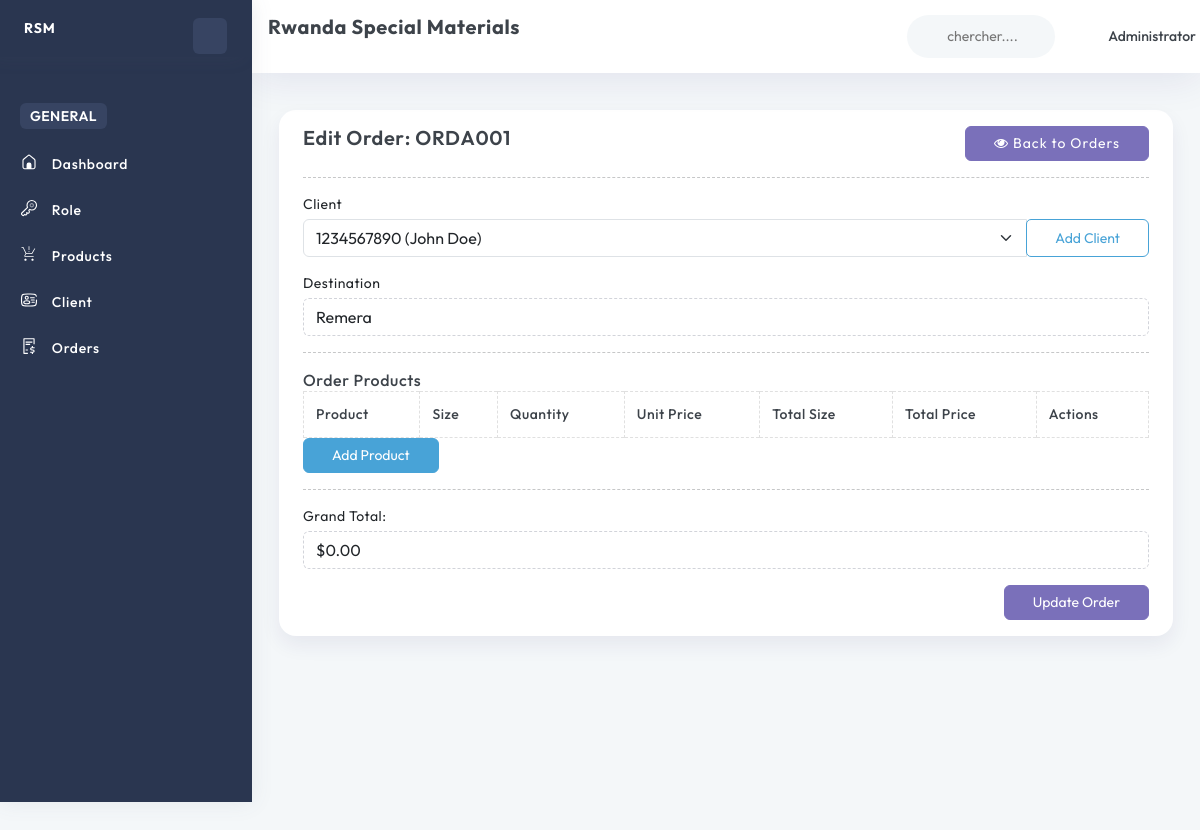
The page /order/edit/ORDA001/ (signed in) on the database as committed earlier.
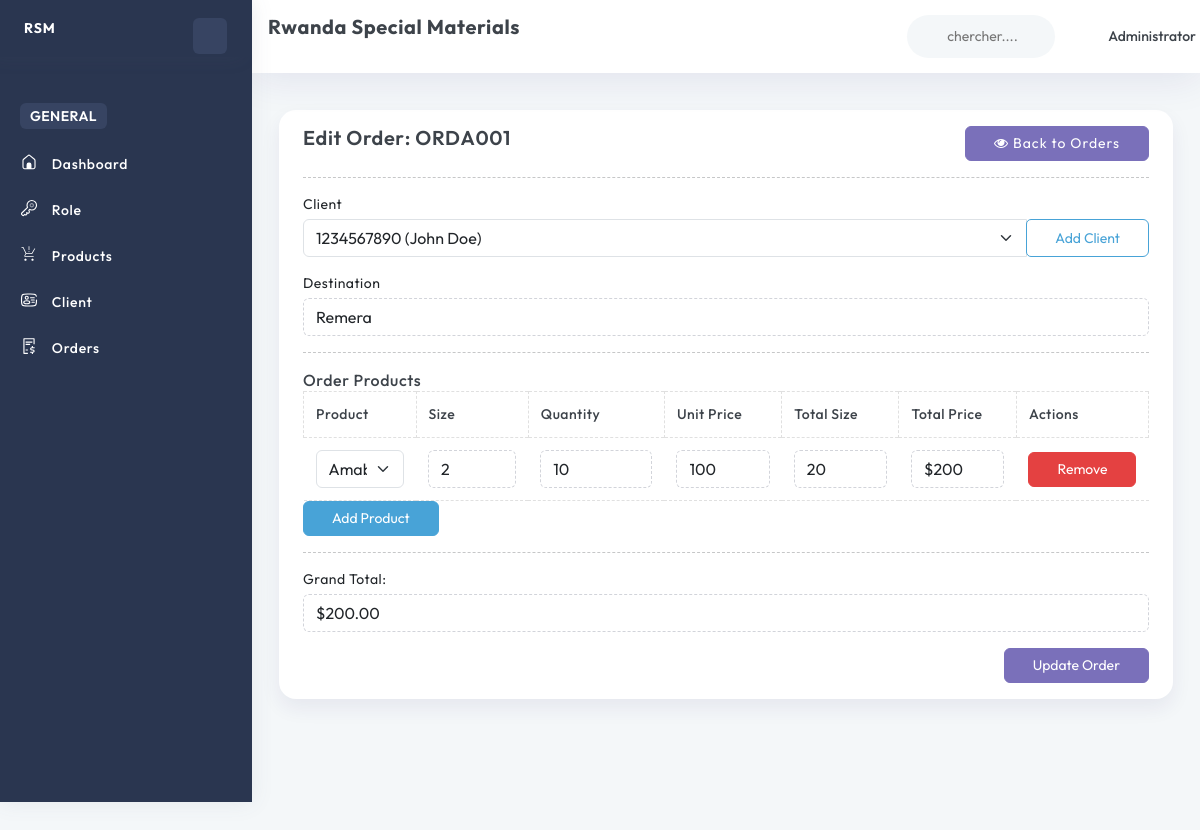
The same page on the database as committed later.
### base/models.py (models this page shows, shortened)
class Order(models.Model):
    client = models.ForeignKey(Client, on_delete=models.SET_NULL, null=True, blank=True, related_name='orders')
    orderId = models.CharField(max_length=10, unique=True, editable=False)
    destination = models.CharField(max_length=255, null=True, blank=True)
    addedBy = models.ForeignKey(User, on_delete=models.SET_NULL, null=True, blank=True, related_name='orders_added')
    updatedBy = models.ForeignKey(User, on_delete=models.SET_NULL, null=True, blank=True, related_name='orders_updated')
    created_at = models.DateTimeField(default=timezone.now, editable=False)
    updated_at = models.DateTimeField(auto_now=True)
    grand_total = models.DecimalField(max_digits=10, decimal_places=2, default=0.00)

class Client(models.Model):
    name = models.CharField(max_length=255)
    phone_number = models.CharField(max_length=15, unique=True)
    destination = models.CharField(max_length=255)
    created_at = models.DateTimeField(default=timezone.now, editable=False)
    updated_at = models.DateTimeField(auto_now=True)

class OrderProduct(models.Model):
    order = models.ForeignKey(Order, on_delete=models.CASCADE, related_name='order_products')
    product = models.ForeignKey(Product, on_delete=models.CASCADE)
    size = models.PositiveIntegerField()
    quantity = models.PositiveIntegerField()
    total_size = models.PositiveIntegerField(editable=False)
    unit_price = models.PositiveIntegerField()
    total_price = models.PositiveIntegerField(editable=False)

class Product(models.Model):
    name = models.CharField(max_length=255, unique=True)
    slug = models.SlugField(max_length=255, unique=True, blank=True)
    created_at = models.DateTimeField(default=timezone.now, editable=False)
    updated_at = models.DateTimeField(auto_now=True)

### base/views.py (the view)
# urls.py: path('order/edit/<str:orderId>/', editOrder, name="editOrder"),
@login_required
@permission_required('base.change_order', raise_exception=True)
@transaction.atomic
def editOrder(request, orderId):
    order = get_object_or_404(Order, orderId=orderId)
    order_products = order.order_products.all()
    if request.method == 'POST':
        order_form = OrderForm(request.POST, instance=order)
        order_product_forms = [OrderProductForm(request.POST, instance=op, prefix=str(x)) for x, op in enumerate(order_products)]
        if order_form.is_valid() and all([form.is_valid() for form in order_product_forms]):
            order = order_form.save(commit=False)
            order.updatedBy = request.user
            order.save()
            for form in order_product_forms:
                order_product = form.save(commit=False)
                order_product.order = order
                order_product.save()
            messages.success(
                request,
                _("The order '%(order)s' has been updated successfully.") % {'order': order.orderId}
            )
            return redirect(reverse('base:getOrders'))
        else:
            messages.error(request, _("Please correct the errors below and try again."))
    else:
        order_form = OrderForm(instance=order)
        order_product_forms = [OrderProductForm(instance=op, prefix=str(x)) for x, op in enumerate(order_products)]
    context = {
        'order_form': order_form,
        'order_product_forms': order_product_forms,
        'order': order,
        'title': _('Edit Order: %(order)s') % {'order': order.orderId},
    }
    return render(request, 'pages/orders/edit.html', context)

### base/forms.py
class OrderForm(forms.ModelForm):
    class Meta:
        model = Order
        fields = ['client', 'destination']
        widgets = {
            'client': forms.Select(attrs={
                'class': 'form-control',
                'id': 'client-select',
                'required': 'required',
            }),
            'destination': forms.TextInput(attrs={
                'class': 'form-control',
                'placeholder': 'Enter destination',
            }),
        }
        labels = {
            'client': _('Client'),
            'destination': _('Destination'),
        }
        error_messages = {
            'client': {
                'required': _('Please select a client.'),
            },
            'destination': {
                'max_length': _('Destination cannot exceed 255 characters.'),
            },
        }

### templates/pages/orders/edit.html (shortened to what the changed rows need)
{% extends 'layouts/app.html' %}
{% load static %}
{% block content %}
<div class="container-fluid">
    <div class="row">
        <div class="col-12">
            <div class="card">
                <div class="card-body">
                    <div class="list-order-header">
                        <div class="d-flex justify-content-between">
                            <h4>Edit Order: {{ order.orderId }}</h4>
                            <a class="btn btn-primary" href="{% url 'base:getOrders' %}"><i class="fa fa-eye"></i> Back to Orders</a>
                        </div>
                    </div>
                    <form method="post" id="order-form">
                        <div class="mb-3">
                            <div class="input-group">
                                <select id="client-select" name="client" class="form-select" required>
                                    {% for client in order_form.fields.client.queryset %}
                                        <option value="{{ client.id }}" {% if client.id == order.client.id %}selected{% endif %}>{{ client.phone_number }} ({{ client.name }})</option>
                                    {% endfor %}
                                </select>
                                <button type="button" class="btn btn-outline-secondary" data-bs-toggle="modal" data-bs-target="#addClientModal">Add Client</button>
                            </div>
                        </div>
                        <div class="mb-3">
                            <label class="form-label">{{ order_form.destination.label }}</label>
                            {{ order_form.destination }}
                        </div>
                        <table class="table table-bordered" id="order-products-table">
                            <thead>
                                <tr>
                                    <th>Product</th>
                                    <th>Size</th>
                                    <th>Quantity</th>
                                    <th>Unit Price</th>
                                    <th>Total Size</th>
                                    <th>Total Price</th>
                                    <th>Actions</th>
                                </tr>
                            </thead>
                            <tbody>
                                {% for form in order_product_forms %}
                                <tr class="order-product-form" data-form-prefix="{{ forloop.counter0 }}">
                                    <td>
                                        <select name="{{ forloop.counter0 }}-product" class="form-select product-select" required>
                                            {% for product in form.fields.product.queryset %}
                                                <option value="{{ product.id }}" {% if form.instance.product.id == product.id %}selected{% endif %}>{{ product.name }}</option>
                                            {% endfor %}
                                        </select>
                                    </td>
                                    <td>
                                        <input type="number" name="{{ forloop.counter0 }}-size" class="form-control size-input" min="0" step="0.1" value="{{ form.instance.size }}" required>
                                    </td>
                                    <td>
                                        <input type="number" name="{{ forloop.counter0 }}-quantity" class="form-control quantity-input" min="1" value="{{ form.instance.quantity }}" required>
                                    </td>
                                    <td>
                                        <input type="number" name="{{ forloop.counter0 }}-unit_price" class="form-control unit-price-input" min="0" step="0.01" value="{{ form.instance.unit_price }}" required>
                                    </td>
                                    <td>
                                        <input type="text" name="{{ forloop.counter0 }}-total_size" class="form-control total-size-input" value="{{ form.instance.total_size }}" readonly>
                                    </td>
                                    <td>
                                        <input type="text" name="{{ forloop.counter0 }}-total_price" class="form-control total-price-input" value="${{ form.instance.total_price }}" readonly>
                                    </td>
                                    <td>
                                        <button type="button" class="btn btn-danger remove-order-product">Remove</button>
                                    </td>
                                </tr>
                                {% endfor %}
                            </tbody>
                        </table>
                        <div class="mb-3">
                            <label class="form-label">Grand Total:</label>
                            <input type="text" id="grand-total" class="form-control" value="${{ order.grand_total }}" readonly>
                        </div>
                    </form>
                </div>
            </div>
        </div>
    </div>
</div>
{% endblock %}

Rows that differ between the two databases and show on the page:
changed Order "ORDA001": grand_total "$0.00" → "$200.00"
added OrderProduct: product.name "Amabati Yumweru", instance.size "2", instance.quantity "10", instance.unit_price "100", instance.total_size "20", instance.total_price "$200"
Other text that changed with them:
new list line: "Remove"
